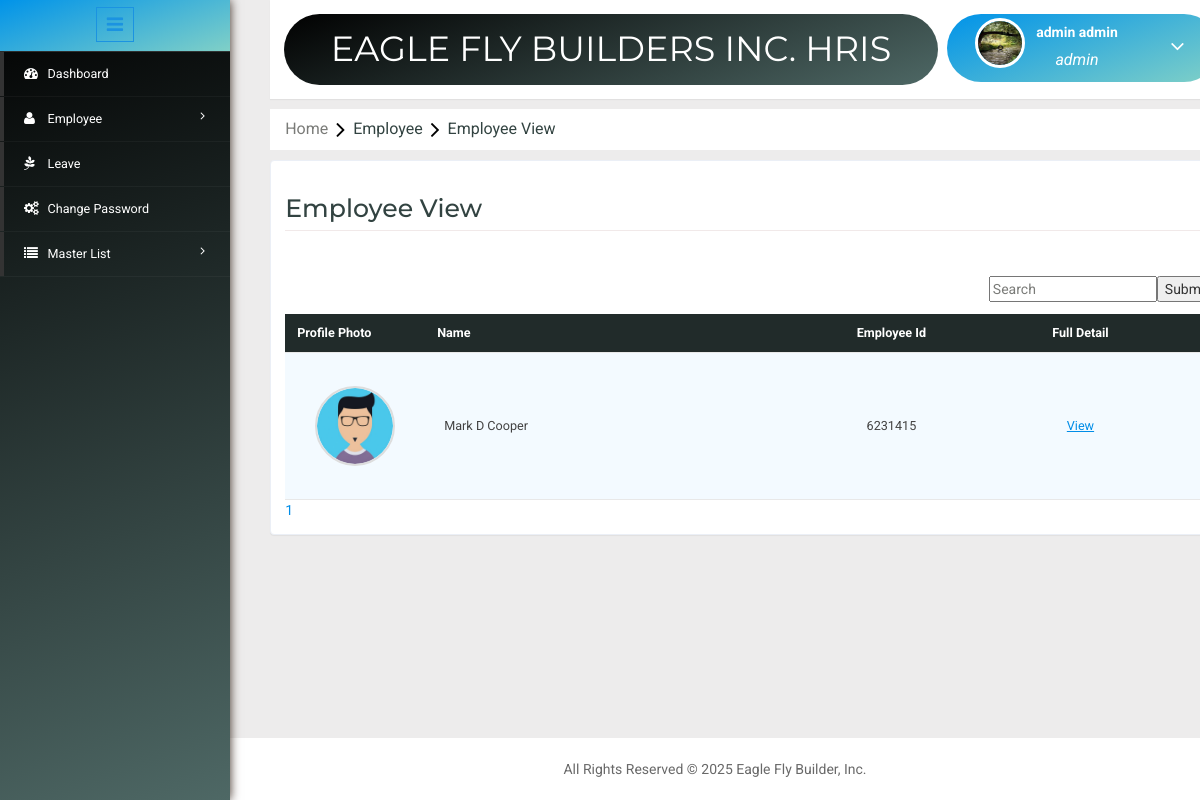
Screenshot of /employeeview.php (signed in) with the database file from the repository.
### tables this page shows
CREATE TABLE `employee` (
  `EmpId` bigint(20) NOT NULL,
  `EmployeeId` varchar(11) NOT NULL,
  `FirstName` varchar(200) NOT NULL,
  `MiddleName` varchar(200) NOT NULL,
  `LastName` varchar(200) NOT NULL,
  `Birthdate` date NOT NULL,
  `Gender` int(10) NOT NULL,
  `Address1` varchar(500) NOT NULL,
  `Address2` varchar(500) NOT NULL,
  `Address3` varchar(500) NOT NULL,
  `CityId` int(11) NOT NULL,
  `Mobile` decimal(10,0) NOT NULL,
  `Email` varchar(200) NOT NULL,
  `Password` varchar(25) NOT NULL,
  `AadharNumber` varchar(25) NOT NULL,
  `MaritalStatus` int(11) NOT NULL,
  `PositionId` int(11) NOT NULL,
  `CreatedBy` bigint(20) NOT NULL,
  `CreatedDate` datetime NOT NULL,
  `ModifiedBy` bigint(20) DEFAULT NULL,
  `ModifiedDate` datetime DEFAULT NULL,
  `JoinDate` date NOT NULL,
  `LeaveDate` date DEFAULT NULL,
  `LastLogin` datetime DEFAULT NULL,
  `LastLogout` datetime DEFAULT NULL,
  `StatusId` int(11) NOT NULL,
  `RoleId` int(11) NOT NULL,
  `ImageName` varchar(1000) DEFAULT NULL,
  `MacAddress` varchar(25) NOT NULL
);

### employeeview.php (the view, shortened to what this page needs)
<?php include('header.php'); ?>
<?php
	$dbs = new database();
	$db=$dbs->connection();
	$page="";
	if(isset($_GET['search']))
	{
		$SearchName = $_GET['search'];
		$RecordeLimit = 10;
		$search = mysqli_query($db,"select count(EmpId) as total from employee where RoleId !='1' and (FirstName like '%".$SearchName."%' or MiddleName like '%".$SearchName."%' or LastName like '%".$SearchName."%' or EmployeeId like '%".$SearchName."%')");
		$SName = mysqli_fetch_array($search);
		$number_of_row =ceil($SName['total']/10);
		if(isset($_GET['bn']) &&intval($_GET['bn']) <= $number_of_row && intval($_GET['bn'] !=0))
		{
			$Skip = (intval($_GET["bn"]) * $RecordeLimit) - $RecordeLimit;
			$sql = mysqli_query($db,"select * from employee where RoleId !='1' and (FirstName like '%".$SearchName."%' or MiddleName like '%".$SearchName."%' or LastName like '%".$SearchName."%' or EmployeeId like '%".$SearchName."%') LIMIT $Skip,$RecordeLimit ");
		}
		else
		{
			$sql = mysqli_query($db,"select * from employee where RoleId !='1' and (FirstName like '%".$SearchName."%' or MiddleName like '%".$SearchName."%' or LastName like '%".$SearchName."%' or EmployeeId like '%".$SearchName."%') LIMIT $RecordeLimit");
		}
		for($i=0;$i<$number_of_row;$i++)
		{
			$d = $i+1;
			if(isset($_GET["search"]))
			{
				$page .= "<a href='?search=$SearchName&bn=$d'>$d</a>&nbsp &nbsp &nbsp";
			}
			else
			{
				$page .= "<a href='?bn=$d'>$d</a>&nbsp &nbsp &nbsp";
			}
		}
	}
	else if(isset($_GET['empid']))
	{
		$empid = $_GET['empid'];
		mysqli_query($db,"delete from employee where EmployeeId='$empid'");
		echo "<script>window.location='employeeview.php';</script>";
	}
	else
	{
		$RecordeLimit = 10;
		$search = mysqli_query($db,"select count(EmployeeId) as total from employee ");
		$SName = mysqli_fetch_array($search);
		$number_of_row =ceil($SName['total']/10);
		if(isset($_GET['bn']) && intval($_GET['bn']) <= $number_of_row && intval($_GET['bn'] != 0 ))
		{
			$Skip = (intval($_GET["bn"]) * $RecordeLimit) - $RecordeLimit;
			$sql = mysqli_query($db,"select * from employee where RoleId !='1' LIMIT $Skip,$RecordeLimit");
		}
		else
		{
			$sql = mysqli_query($db,"select * from employee where RoleId !='1' LIMIT $RecordeLimit");
		}
		for($i=0;$i<$number_of_row;$i++)
		{
			$d = $i+1;
		    $page .= "<a href='?bn=$d'>$d</a>&nbsp &nbsp &nbsp";
		}
	}
?>
<link rel="stylesheet" type="text/css" href="css/table-style.css" />
<ol class="breadcrumb" style="margin: 10px 0px ! important;">
    <li class="breadcrumb-item"><a href="Home.php">Home</a><i class="fa fa-angle-right"></i>Employee<i class="fa fa-angle-right"></i>Employee View</li>
</ol>
<div class="validation-system" style="margin-top: 0;">
<div class="validation-form">
 	<div>
		<div class="w3l-table-info">
		<h2>Employee View</h2>
		<br>
	  	<form method="GET" action="#">
			<input style="float: right;" type="submit" name="searchview">
			<input style="float: right;" placeholder="Search" value="<?php echo(isset($SearchName))?$SearchName:''; ?>" type="search-box" name="search"><br>
		</form>
		<table id="table">
		<thead>
			<tr>
				<th style="text-transform: capitalize;">Profile Photo</th>
				<th style="text-transform: capitalize;">Name</th>
				<th style="text-transform: capitalize; text-align: center;">Employee Id</th>
				<th style="text-transform: capitalize; text-align: center;">Full Detail</th>
			</tr>
		</thead>
		<tbody>
		<?php while($row = mysqli_fetch_assoc($sql)) { ?>
			<tr>
				<td style="width: 140px;">
				    <div class="profile-container">
				        <img class="profile-img"
				             alt="<?php
				                $fname = (isset($row['FirstName'])) ? $row['FirstName'] : "";
				                $mname = (isset($row['MiddleName'])) ? $row['MiddleName'] : "";
				                $lname = (isset($row['LastName'])) ? $row['LastName'] : "";
				                echo ucfirst($fname)."&nbsp;".$mname."&nbsp;".$lname;
				             ?>"
				             src="image/<?php echo !empty($row['ImageName']) ? htmlspecialchars($row['ImageName']) : 'default.png'; ?>"
				             onclick="openImageModal(this)">
				    </div>
				</td>
				<td><?php $fname= (isset($row['FirstName']))?$row['FirstName']:""; $mname=(isset($row['MiddleName']))?$row['MiddleName']:""; $lname=(isset($row['LastName']))?$row['LastName']:"";echo ucfirst($fname)."&nbsp;".$mname."&nbsp;".$lname; ?></td>
				<td style="width: 105px;"><?php $emp = (isset($row['EmployeeId']))?$row['EmployeeId']:"";  echo ucfirst("<center>".$emp."</center>"); ?></td>
				<td style="text-align: center;"><a href="detailview.php?employeeid=<?php echo $row['EmployeeId'];?>"><u>View</u></a></td>
			</tr>
		<?php }?>
		</tbody>
		</table>
		<div><?php echo $page; ?></div>
		</div>
	</div>
 </div>
</div>
<?php include('footer.php'); ?>

### css/table-style.css (style rules this page uses)
table { background: white; border-collapse: collapse; margin: 1.25em 0 0; width: 100%; }
table tr, table th, table td { border: none; border-bottom: 1px solid #e8e8e8; font-size: .95em; }
table th, table td { padding: 10px 12px; text-align: left; }
table th { background: #212b2a; color: #fff; text-transform: uppercase; }
table tr td { background: #f3faff; color: #424242; }
table { width: 100%; }

### employeeview.php (style rules this page uses)
.profile-container { width: 80px; height: 80px; border-radius: 50%; overflow: hidden; border: 2px solid #ddd; margin: 5px auto; }
.profile-img { width: 100%; height: 100%; object-fit: cover; cursor: pointer; transition: transform 0.3s ease; }

### rows the page displays
employee: ImageName (picture), FirstName "Mark", MiddleName "D", LastName "Cooper", EmployeeId "6231415"

### other values shown
$_SESSION['User']['FirstName'] "admin"
$_SESSION['User']['LastName'] "admin"
$_SESSION['role']['Name'] "admin"
$d "1"
